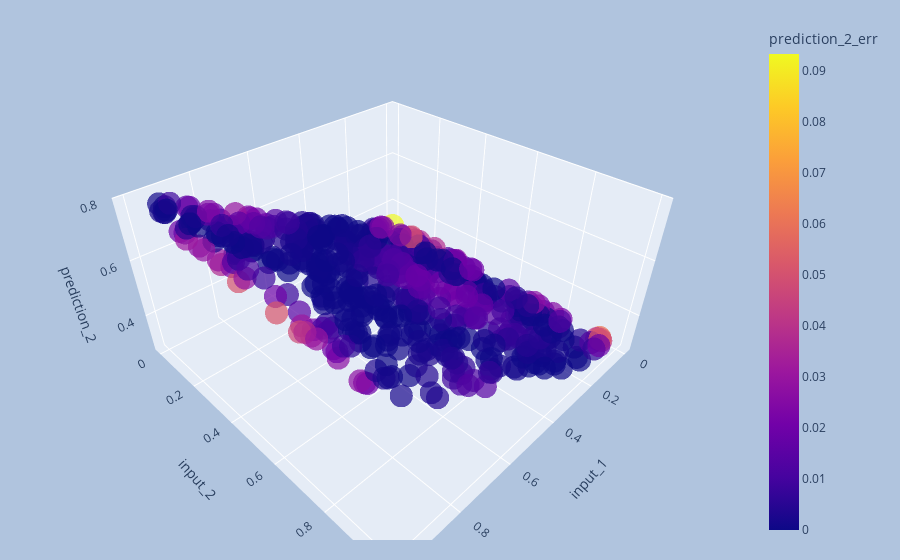

The code cell stored with this chart in its notebook:
### Code cell
interactive_3d_plot(tr_df_normalized, 'input_1', 'input_2', 'prediction_2', 'prediction_2_err')

### Figure 1 — Plotly figure (JSON) as saved in the notebook; plotly's stock layout.template omitted (floating-point values rounded to 4 significant figures; data arrays with more than 128 entries replaced by an {"elided": "..."} marker saying what was removed)
{"data": [{"hovertemplate": "input_1=%{x}<br>input_2=%{y}<br>prediction_2=%{z}<br>prediction_2_err=%{marker.color}<extra></extra>", "legendgroup": "", "marker": {"color": {"elided": "500 float values"}, "coloraxis": "coloraxis", "opacity": 0.7, "symbol": "circle"}, "mode": "markers", "name": "", "scene": "scene", "showlegend": false, "type": "scatter3d", "x": {"elided": "500 float values"}, "y": {"elided": "500 float values"}, "z": {"elided": "500 float values"}}], "layout": {"coloraxis": {"colorbar": {"title": {"text": "prediction_2_err"}}, "colorscale": [[0, "#0d0887"], [0.1111, "#46039f"], [0.2222, "#7201a8"], [0.3333, "#9c179e"], [0.4444, "#bd3786"], [0.5556, "#d8576b"], [0.6667, "#ed7953"], [0.7778, "#fb9f3a"], [0.8889, "#fdca26"], [1, "#f0f921"]]}, "legend": {"tracegroupgap": 0}, "margin": {"b": 20, "l": 40, "r": 40, "t": 20}, "paper_bgcolor": "LightSteelBlue", "scene": {"domain": {"x": [0, 1], "y": [0, 1]}, "xaxis": {"title": {"text": "input_1"}}, "yaxis": {"title": {"text": "input_2"}}, "zaxis": {"title": {"text": "prediction_2"}}}}}
